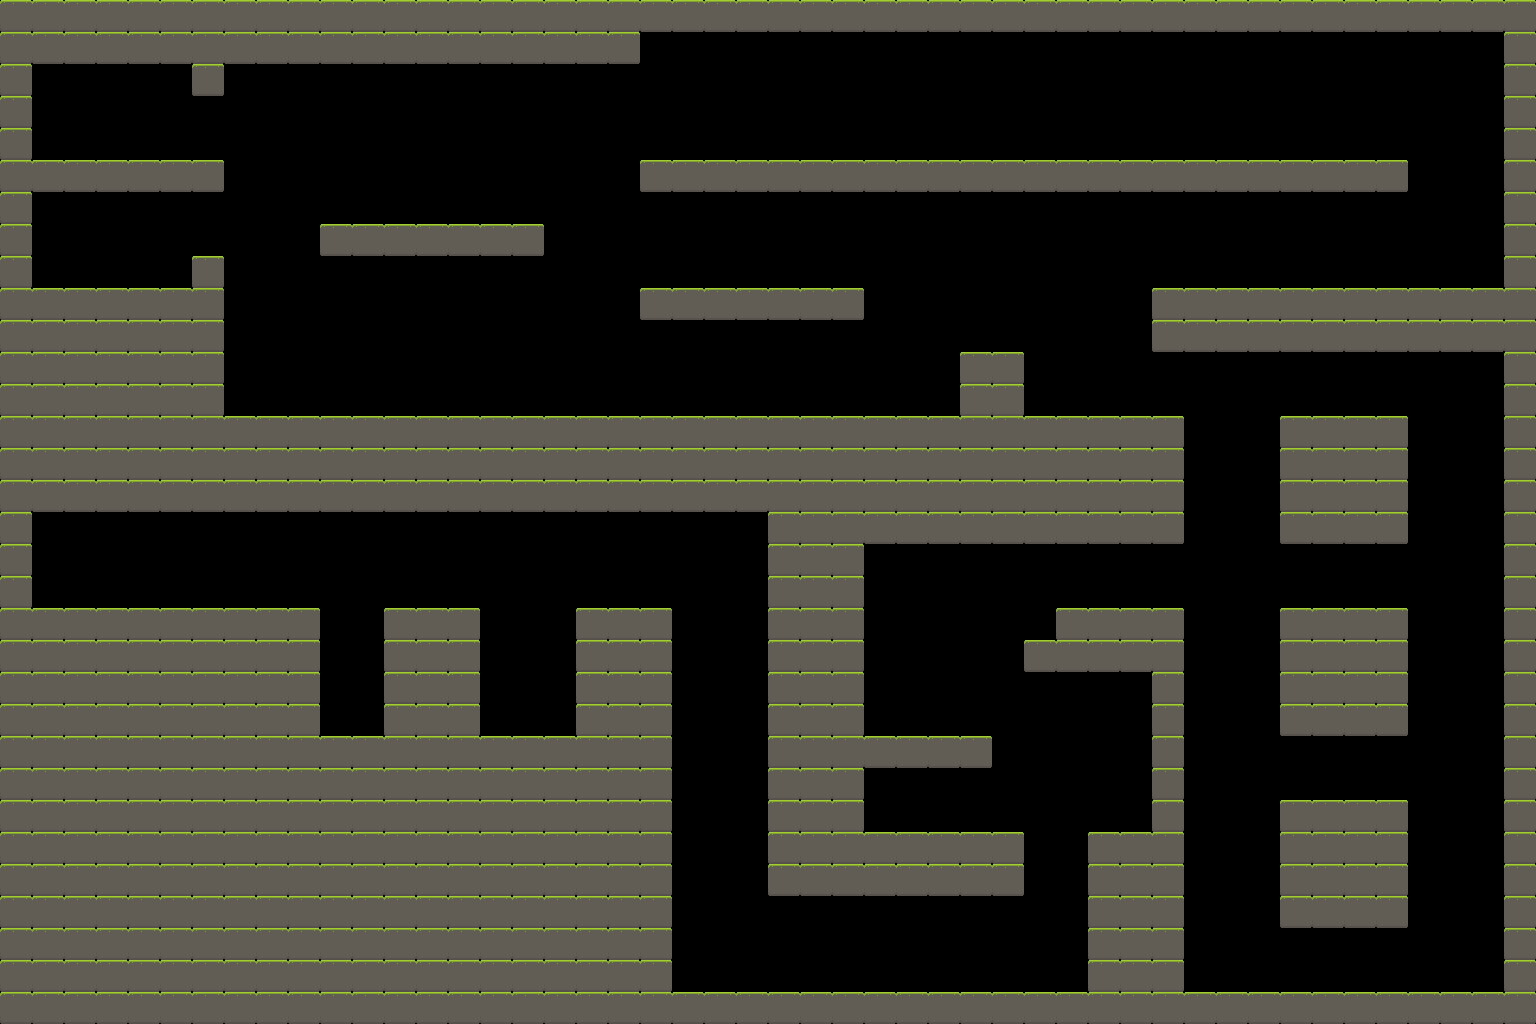

Below is a game level as drawn by its tile map, then a one-line description and the .tmx file that defines it, in full:
An orthogonal 48x32 tile map with 32x32 px tiles, 1 tile layer (tiles), 2 tilesets and 14 objects.

<map version="1.10" tiledversion="1.11.2" orientation="orthogonal" renderorder="right-down" width="48" height="32" tilewidth="32" tileheight="32" infinite="0" nextlayerid="4" nextobjectid="33">
 <editorsettings>
  <export target="map02.lua" format="lua" />
 </editorsettings>
 <tileset firstgid="1" name="tiles" tilewidth="32" tileheight="32" tilecount="4" columns="4">
  <image source="../sprites/tiles.png" width="128" height="32" />
 </tileset>
 <tileset firstgid="5" name="tiles" tilewidth="32" tileheight="32" tilecount="4" columns="4">
  <image source="../sprites/tiles.png" width="128" height="32" />
 </tileset>
 <layer id="1" name="tiles" width="48" height="32">
  <properties>
   <property name="collidable" type="bool" value="true" />
   <property name="friction" type="float" value="1" />
  </properties>
  <data encoding="csv">
1,1,1,1,1,1,1,1,1,1,1,1,1,1,1,1,1,1,1,1,1,1,1,1,1,1,1,1,1,1,1,1,1,1,1,1,1,1,1,1,1,1,1,1,1,1,1,1,
1,1,1,1,1,1,1,1,1,1,1,1,1,1,1,1,1,1,1,1,0,0,0,0,0,0,0,0,0,0,0,0,0,0,0,0,0,0,0,0,0,0,0,0,0,0,0,1,
1,0,0,0,0,0,1,0,0,0,0,0,0,0,0,0,0,0,0,0,0,0,0,0,0,0,0,0,0,0,0,0,0,0,0,0,0,0,0,0,0,0,0,0,0,0,0,1,
1,0,0,0,0,0,0,0,0,0,0,0,0,0,0,0,0,0,0,0,0,0,0,0,0,0,0,0,0,0,0,0,0,0,0,0,0,0,0,0,0,0,0,0,0,0,0,1,
1,0,0,0,0,0,0,0,0,0,0,0,0,0,0,0,0,0,0,0,0,0,0,0,0,0,0,0,0,0,0,0,0,0,0,0,0,0,0,0,0,0,0,0,0,0,0,1,
1,1,1,1,1,1,1,0,0,0,0,0,0,0,0,0,0,0,0,0,1,1,1,1,1,1,1,1,1,1,1,1,1,1,1,1,1,1,1,1,1,1,1,1,0,0,0,1,
1,0,0,0,0,0,0,0,0,0,0,0,0,0,0,0,0,0,0,0,0,0,0,0,0,0,0,0,0,0,0,0,0,0,0,0,0,0,0,0,0,0,0,0,0,0,0,1,
1,0,0,0,0,0,0,0,0,0,1,1,1,1,1,1,1,0,0,0,0,0,0,0,0,0,0,0,0,0,0,0,0,0,0,0,0,0,0,0,0,0,0,0,0,0,0,1,
1,0,0,0,0,0,1,0,0,0,0,0,0,0,0,0,0,0,0,0,0,0,0,0,0,0,0,0,0,0,0,0,0,0,0,0,0,0,0,0,0,0,0,0,0,0,0,1,
1,1,1,1,1,1,1,0,0,0,0,0,0,0,0,0,0,0,0,0,1,1,1,1,1,1,1,0,0,0,0,0,0,0,0,0,1,1,1,1,1,1,1,1,1,1,1,1,
1,1,1,1,1,1,1,0,0,0,0,0,0,0,0,0,0,0,0,0,0,0,0,0,0,0,0,0,0,0,0,0,0,0,0,0,1,1,1,1,1,1,1,1,1,1,1,1,
1,1,1,1,1,1,1,0,0,0,0,0,0,0,0,0,0,0,0,0,0,0,0,0,0,0,0,0,0,0,1,1,0,0,0,0,0,0,0,0,0,0,0,0,0,0,0,1,
1,1,1,1,1,1,1,0,0,0,0,0,0,0,0,0,0,0,0,0,0,0,0,0,0,0,0,0,0,0,1,1,0,0,0,0,0,0,0,0,0,0,0,0,0,0,0,1,
1,1,1,1,1,1,1,1,1,1,1,1,1,1,1,1,1,1,1,1,1,1,1,1,1,1,1,1,1,1,1,1,1,1,1,1,1,0,0,0,1,1,1,1,0,0,0,1,
1,1,1,1,1,1,1,1,1,1,1,1,1,1,1,1,1,1,1,1,1,1,1,1,1,1,1,1,1,1,1,1,1,1,1,1,1,0,0,0,1,1,1,1,0,0,0,1,
1,1,1,1,1,1,1,1,1,1,1,1,1,1,1,1,1,1,1,1,1,1,1,1,1,1,1,1,1,1,1,1,1,1,1,1,1,0,0,0,1,1,1,1,0,0,0,1,
1,0,0,0,0,0,0,0,0,0,0,0,0,0,0,0,0,0,0,0,0,0,0,0,1,1,1,1,1,1,1,1,1,1,1,1,1,0,0,0,1,1,1,1,0,0,0,1,
1,0,0,0,0,0,0,0,0,0,0,0,0,0,0,0,0,0,0,0,0,0,0,0,1,1,1,0,0,0,0,0,0,0,0,0,0,0,0,0,0,0,0,0,0,0,0,1,
1,0,0,0,0,0,0,0,0,0,0,0,0,0,0,0,0,0,0,0,0,0,0,0,1,1,1,0,0,0,0,0,0,0,0,0,0,0,0,0,0,0,0,0,0,0,0,1,
1,1,1,1,1,1,1,1,1,1,0,0,1,1,1,0,0,0,1,1,1,0,0,0,1,1,1,0,0,0,0,0,0,1,1,1,1,0,0,0,1,1,1,1,0,0,0,1,
1,1,1,1,1,1,1,1,1,1,0,0,1,1,1,0,0,0,1,1,1,0,0,0,1,1,1,0,0,0,0,0,1,1,1,1,1,0,0,0,1,1,1,1,0,0,0,1,
1,1,1,1,1,1,1,1,1,1,0,0,1,1,1,0,0,0,1,1,1,0,0,0,1,1,1,0,0,0,0,0,0,0,0,0,1,0,0,0,1,1,1,1,0,0,0,1,
1,1,1,1,1,1,1,1,1,1,0,0,1,1,1,0,0,0,1,1,1,0,0,0,1,1,1,0,0,0,0,0,0,0,0,0,1,0,0,0,1,1,1,1,0,0,0,1,
1,1,1,1,1,1,1,1,1,1,1,1,1,1,1,1,1,1,1,1,1,0,0,0,1,1,1,1,1,1,1,0,0,0,0,0,1,0,0,0,0,0,0,0,0,0,0,1,
1,1,1,1,1,1,1,1,1,1,1,1,1,1,1,1,1,1,1,1,1,0,0,0,1,1,1,0,0,0,0,0,0,0,0,0,1,0,0,0,0,0,0,0,0,0,0,1,
1,1,1,1,1,1,1,1,1,1,1,1,1,1,1,1,1,1,1,1,1,0,0,0,1,1,1,0,0,0,0,0,0,0,0,0,1,0,0,0,1,1,1,1,0,0,0,1,
1,1,1,1,1,1,1,1,1,1,1,1,1,1,1,1,1,1,1,1,1,0,0,0,1,1,1,1,1,1,1,1,0,0,1,1,1,0,0,0,1,1,1,1,0,0,0,1,
1,1,1,1,1,1,1,1,1,1,1,1,1,1,1,1,1,1,1,1,1,0,0,0,1,1,1,1,1,1,1,1,0,0,1,1,1,0,0,0,1,1,1,1,0,0,0,1,
1,1,1,1,1,1,1,1,1,1,1,1,1,1,1,1,1,1,1,1,1,0,0,0,0,0,0,0,0,0,0,0,0,0,1,1,1,0,0,0,1,1,1,1,0,0,0,1,
1,1,1,1,1,1,1,1,1,1,1,1,1,1,1,1,1,1,1,1,1,0,0,0,0,0,0,0,0,0,0,0,0,0,1,1,1,0,0,0,0,0,0,0,0,0,0,1,
1,1,1,1,1,1,1,1,1,1,1,1,1,1,1,1,1,1,1,1,1,0,0,0,0,0,0,0,0,0,0,0,0,0,1,1,1,0,0,0,0,0,0,0,0,0,0,1,
1,1,1,1,1,1,1,1,1,1,1,1,1,1,1,1,1,1,1,1,1,1,1,1,1,1,1,1,1,1,1,1,1,1,1,1,1,1,1,1,1,1,1,1,1,1,1,1
</data>
 </layer>
 <objectgroup id="2" name="collectables">
  <properties>
   <property name="collectable" type="bool" value="true" />
  </properties>
  <object id="20" x="716" y="564">
   <point />
  </object>
  <object id="21" x="902" y="800">
   <point />
  </object>
  <object id="22" x="1346" y="770">
   <point />
  </object>
  <object id="23" x="442" y="306">
   <point />
  </object>
  <object id="24" x="64" y="236">
   <point />
  </object>
  <object id="25" x="72" y="142">
   <point />
  </object>
  <object id="26" x="902" y="714">
   <point />
  </object>
  <object id="27" x="756" y="236">
   <point />
  </object>
  <object id="28" x="762" y="142">
   <point />
  </object>
  <object id="29" x="1288" y="232">
   <point />
  </object>
  <object id="30" x="1286" y="134">
   <point />
  </object>
  <object id="31" x="992" y="212">
   <point />
  </object>
  <object id="32" x="990" y="124">
   <point />
  </object>
 </objectgroup>
 <objectgroup id="3" name="player_spawn">
  <object id="11" x="112.121" y="585.091">
   <point />
  </object>
 </objectgroup>
</map>
